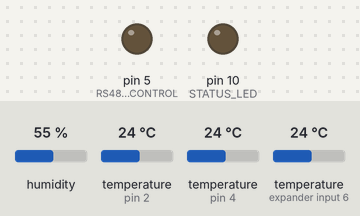
The sketch below on a simulated Arduino Nano, built with avr-gcc and run on an emulated ATmega328P. Shown: output pins drawn as LEDs (lit = HIGH). Inputs (shaded band) come from the test bench; at power-on: humidity 55 %, temperature (sensors on pin 2, pin 4, expander input 6) 24 °C. No radio packets arrive unless stated.

Above: at 2.4 s.
At 4.83 s:
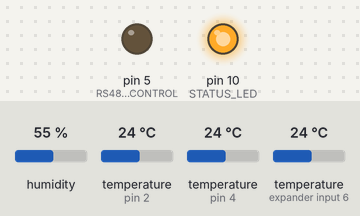
Timing chart, 0 to 12.8 s (numbered marks = the images above):
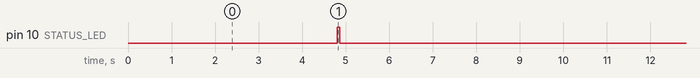

Measured:
- by itself, pin 10 (STATUS_LED): alternates HIGH for 0.06 s and LOW for 9.8 s

The sketch:

weather_st_code.ino
```cpp
/*
 * DIY Solar Weather Station - Hack Club Blueprint 2026
 * Setup: Arduino Nano + RS485 Anemometers + DHT22
 * Radio: FS1000A 433.92MHz Transmitter
 * By: z0b1
 */

#include "DHT.h"
#include <DallasTemperature.h>
#include <ModbusMaster.h>
#include <OneWire.h>
#include <RH_ASK.h>
#include <SPI.h>
#include <SoftwareSerial.h>

#define DHT_PIN 4 // DHT22 data line
#define DHT_TYPE DHT22
#define ONE_WIRE_BUS 2 // DS18B20 on D2
#define RS485_RX 8     // MAX485 Receive (RO)
#define RS485_TX 9     // MAX485 Transmit (DI)
#define RS485_CONTROL 5
#define RF_TX_PIN 3   // FS1000A Data pin
#define STATUS_LED 10 // Blinks during transmission

#define SPEED_ID 1
#define DIRECTION_ID 2

DHT dht(DHT_PIN, DHT_TYPE);
SoftwareSerial rs485Serial(RS485_RX, RS485_TX);
ModbusMaster modbus;
RH_ASK driver(2000, 0, RF_TX_PIN, 0);

OneWire oneWire(ONE_WIRE_BUS);
DallasTemperature sensors(&oneWire);

float windSpeed = 0.0;
int windHeading = 0;
float airTemp = 0.0;
float airHum = 0.0;
float soilTemp = 0.0;
float surfTemp = 0.0;

// RS485 mode
void toggleRS485(bool transmit) {
  digitalWrite(RS485_CONTROL, transmit ? HIGH : LOW);
  delay(5);
}

void setup() {
  Serial.begin(9600);
  rs485Serial.begin(9600);
  dht.begin();
  sensors.begin();

  if (!driver.init()) {
    Serial.println("RadioHead init failed");
  }

  pinMode(RS485_CONTROL, OUTPUT);
  pinMode(STATUS_LED, OUTPUT);

  toggleRS485(false);
  modbus.preTransmission([]() { toggleRS485(true); });
  modbus.postTransmission([]() { toggleRS485(false); });
}

void loop() {
  // read dht22
  airTemp = dht.readTemperature();
  airHum = dht.readHumidity();

  // read ground sensors
  sensors.requestTemperatures();
  soilTemp = sensors.getTempCByIndex(0); // 10cm below
  surfTemp = sensors.getTempCByIndex(1); // 10cm above

  // read speed
  modbus.begin(SPEED_ID, rs485Serial);
  if (modbus.readHoldingRegisters(0x0000, 1) == modbus.ku8MBSuccess) {
    windSpeed = modbus.getResponseBuffer(0) / 10.0;
  }

  // read direction
  modbus.begin(DIRECTION_ID, rs485Serial);
  if (modbus.readHoldingRegisters(0x0000, 1) == modbus.ku8MBSuccess) {
    windHeading = modbus.getResponseBuffer(0);
  }

  // send data
  sendRadioPacket();
  delay(5000);
}

// radio transmitter
void sendRadioPacket() {
  digitalWrite(STATUS_LED, HIGH);

  // build payload
  String payload = "S:" + String(windSpeed, 1) + ",D:" + String(windHeading) +
                   ",T:" + String(airTemp, 1) + ",H:" + String(airHum, 0) +
                   ",ST:" + String(soilTemp, 1) + ",SU:" + String(surfTemp, 1) +
                   ";";

  const char *msg = payload.c_str();
  driver.send((uint8_t *)msg, strlen(msg));
  driver.waitPacketSent();

  digitalWrite(STATUS_LED, LOW);
}
```
